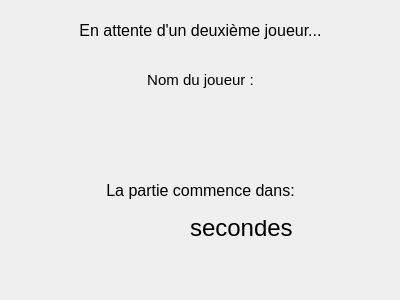
<?xml version="1.0" encoding="UTF-8"?>
<ui version="4.0">
 <class>AttenteJoueur</class>
 <widget class="QWidget" name="AttenteJoueur">
  <property name="geometry">
   <rect>
    <x>0</x>
    <y>0</y>
    <width>400</width>
    <height>300</height>
   </rect>
  </property>
  <property name="windowTitle">
   <string>Form</string>
  </property>
  <widget class="QLabel" name="lblTemps">
   <property name="geometry">
    <rect>
     <x>140</x>
     <y>210</y>
     <width>41</width>
     <height>31</height>
    </rect>
   </property>
   <property name="font">
    <font>
     <pointsize>20</pointsize>
    </font>
   </property>
   <property name="text">
    <string/>
   </property>
  </widget>
  <widget class="QLabel" name="lblInfo">
   <property name="geometry">
    <rect>
     <x>10</x>
     <y>20</y>
     <width>381</width>
     <height>20</height>
    </rect>
   </property>
   <property name="font">
    <font>
     <pointsize>12</pointsize>
    </font>
   </property>
   <property name="text">
    <string>En attente d'un deuxième joueur...</string>
   </property>
   <property name="alignment">
    <set>Qt::AlignCenter</set>
   </property>
  </widget>
  <widget class="QLabel" name="label">
   <property name="geometry">
    <rect>
     <x>10</x>
     <y>70</y>
     <width>381</width>
     <height>20</height>
    </rect>
   </property>
   <property name="font">
    <font>
     <pointsize>11</pointsize>
    </font>
   </property>
   <property name="text">
    <string>Nom du joueur :</string>
   </property>
   <property name="alignment">
    <set>Qt::AlignCenter</set>
   </property>
  </widget>
  <widget class="QLabel" name="lblInfo2">
   <property name="geometry">
    <rect>
     <x>10</x>
     <y>180</y>
     <width>381</width>
     <height>20</height>
    </rect>
   </property>
   <property name="font">
    <font>
     <pointsize>12</pointsize>
    </font>
   </property>
   <property name="text">
    <string>La partie commence dans:</string>
   </property>
   <property name="alignment">
    <set>Qt::AlignCenter</set>
   </property>
  </widget>
  <widget class="QLabel" name="lblNomJoueur">
   <property name="geometry">
    <rect>
     <x>10</x>
     <y>100</y>
     <width>381</width>
     <height>20</height>
    </rect>
   </property>
   <property name="font">
    <font>
     <pointsize>11</pointsize>
    </font>
   </property>
   <property name="text">
    <string/>
   </property>
   <property name="alignment">
    <set>Qt::AlignCenter</set>
   </property>
  </widget>
  <widget class="QLabel" name="lblinfo3">
   <property name="geometry">
    <rect>
     <x>190</x>
     <y>220</y>
     <width>111</width>
     <height>16</height>
    </rect>
   </property>
   <property name="font">
    <font>
     <pointsize>18</pointsize>
    </font>
   </property>
   <property name="text">
    <string>secondes</string>
   </property>
  </widget>
 </widget>
 <resources/>
 <connections/>
</ui>
